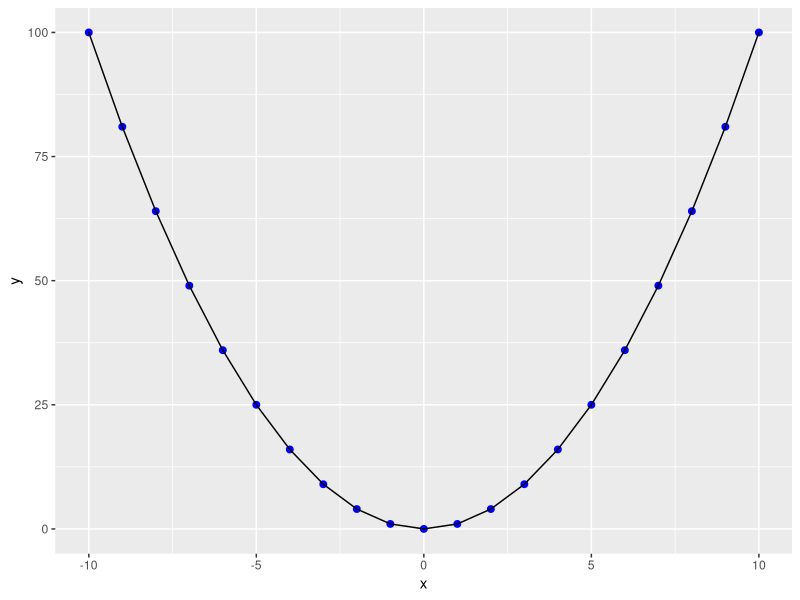

Write the R code that produced this figure.
library(tidyverse)
x <- -10:10
y <- x^2

df <- tibble(x, y)
df

df |> ggplot(aes(x, y)) + 
  geom_point(col = "blue", size = 2) +
  geom_line()

